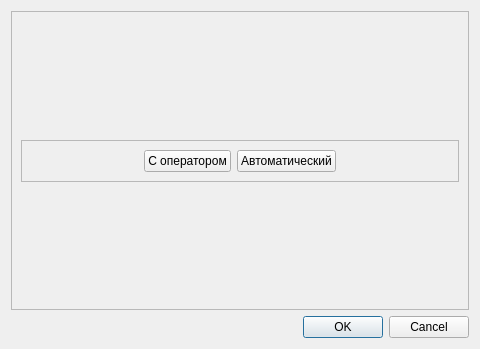
<?xml version="1.0" encoding="UTF-8"?>
<ui version="4.0">
 <class>RunningModeDialog</class>
 <widget class="QDialog" name="RunningModeDialog">
  <property name="geometry">
   <rect>
    <x>0</x>
    <y>0</y>
    <width>480</width>
    <height>349</height>
   </rect>
  </property>
  <property name="windowTitle">
   <string>Режим проведения тестов</string>
  </property>
  <layout class="QVBoxLayout" name="verticalLayout">
   <item>
    <widget class="QFrame" name="frClient">
     <property name="frameShape">
      <enum>QFrame::StyledPanel</enum>
     </property>
     <property name="frameShadow">
      <enum>QFrame::Raised</enum>
     </property>
     <layout class="QVBoxLayout" name="verticalLayout_2">
      <item>
       <spacer name="verticalSpacer">
        <property name="orientation">
         <enum>Qt::Vertical</enum>
        </property>
        <property name="sizeHint" stdset="0">
         <size>
          <width>20</width>
          <height>40</height>
         </size>
        </property>
       </spacer>
      </item>
      <item>
       <widget class="QFrame" name="frButtons">
        <property name="frameShape">
         <enum>QFrame::StyledPanel</enum>
        </property>
        <property name="frameShadow">
         <enum>QFrame::Raised</enum>
        </property>
        <layout class="QHBoxLayout" name="horizontalLayout">
         <item>
          <spacer name="horizontalSpacer">
           <property name="orientation">
            <enum>Qt::Horizontal</enum>
           </property>
           <property name="sizeHint" stdset="0">
            <size>
             <width>40</width>
             <height>20</height>
            </size>
           </property>
          </spacer>
         </item>
         <item>
          <widget class="QPushButton" name="btnOperator">
           <property name="text">
            <string>С оператором</string>
           </property>
           <property name="icon">
            <iconset resource="../../kernel.qrc">
             <normaloff>:/images/rmOperator.png</normaloff>:/images/rmOperator.png</iconset>
           </property>
           <property name="iconSize">
            <size>
             <width>100</width>
             <height>100</height>
            </size>
           </property>
           <property name="checkable">
            <bool>true</bool>
           </property>
           <property name="autoExclusive">
            <bool>true</bool>
           </property>
          </widget>
         </item>
         <item>
          <widget class="QPushButton" name="btnAutomatic">
           <property name="text">
            <string>Автоматический</string>
           </property>
           <property name="icon">
            <iconset resource="../../kernel.qrc">
             <normaloff>:/images/rmAuto.png</normaloff>:/images/rmAuto.png</iconset>
           </property>
           <property name="iconSize">
            <size>
             <width>100</width>
             <height>100</height>
            </size>
           </property>
           <property name="checkable">
            <bool>true</bool>
           </property>
           <property name="autoExclusive">
            <bool>true</bool>
           </property>
          </widget>
         </item>
         <item>
          <spacer name="horizontalSpacer_2">
           <property name="orientation">
            <enum>Qt::Horizontal</enum>
           </property>
           <property name="sizeHint" stdset="0">
            <size>
             <width>40</width>
             <height>20</height>
            </size>
           </property>
          </spacer>
         </item>
        </layout>
       </widget>
      </item>
      <item>
       <spacer name="verticalSpacer_2">
        <property name="orientation">
         <enum>Qt::Vertical</enum>
        </property>
        <property name="sizeHint" stdset="0">
         <size>
          <width>20</width>
          <height>40</height>
         </size>
        </property>
       </spacer>
      </item>
     </layout>
    </widget>
   </item>
   <item>
    <widget class="QDialogButtonBox" name="buttonBox">
     <property name="orientation">
      <enum>Qt::Horizontal</enum>
     </property>
     <property name="standardButtons">
      <set>QDialogButtonBox::Cancel|QDialogButtonBox::Ok</set>
     </property>
    </widget>
   </item>
  </layout>
 </widget>
 <resources>
  <include location="../../kernel.qrc"/>
 </resources>
 <connections>
  <connection>
   <sender>buttonBox</sender>
   <signal>accepted()</signal>
   <receiver>RunningModeDialog</receiver>
   <slot>accept()</slot>
   <hints>
    <hint type="sourcelabel">
     <x>227</x>
     <y>331</y>
    </hint>
    <hint type="destinationlabel">
     <x>157</x>
     <y>274</y>
    </hint>
   </hints>
  </connection>
  <connection>
   <sender>buttonBox</sender>
   <signal>rejected()</signal>
   <receiver>RunningModeDialog</receiver>
   <slot>reject()</slot>
   <hints>
    <hint type="sourcelabel">
     <x>295</x>
     <y>337</y>
    </hint>
    <hint type="destinationlabel">
     <x>286</x>
     <y>274</y>
    </hint>
   </hints>
  </connection>
  <connection>
   <sender>btnOperator</sender>
   <signal>clicked()</signal>
   <receiver>RunningModeDialog</receiver>
   <slot>on_setOperatorMode()</slot>
   <hints>
    <hint type="sourcelabel">
     <x>140</x>
     <y>154</y>
    </hint>
    <hint type="destinationlabel">
     <x>480</x>
     <y>33</y>
    </hint>
   </hints>
  </connection>
  <connection>
   <sender>btnAutomatic</sender>
   <signal>clicked()</signal>
   <receiver>RunningModeDialog</receiver>
   <slot>on_setAutoMode()</slot>
   <hints>
    <hint type="sourcelabel">
     <x>309</x>
     <y>169</y>
    </hint>
    <hint type="destinationlabel">
     <x>482</x>
     <y>64</y>
    </hint>
   </hints>
  </connection>
 </connections>
 <slots>
  <slot>on_setOperatorMode()</slot>
  <slot>on_setAutoMode()</slot>
 </slots>
</ui>
